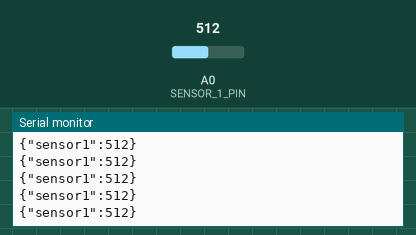
A sketch run on a simulated Arduino Uno, built with avr-gcc and run on an emulated ATmega328P. Parts: the last lines printed to the serial monitor. The inputs (shaded band) are chosen by the test bench; at power-on: A0 (SENSOR_1_PIN) = 512.

Above: at 1.2 s.
1.3 s: A0 (SENSOR_1_PIN) set to 986
At 2.4 s:
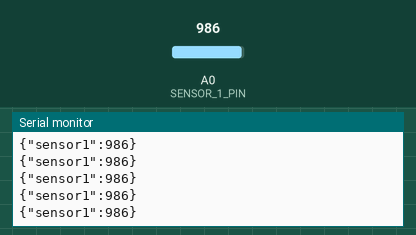
2.8 s: A0 (SENSOR_1_PIN) set to 1008
At 3.4 s:
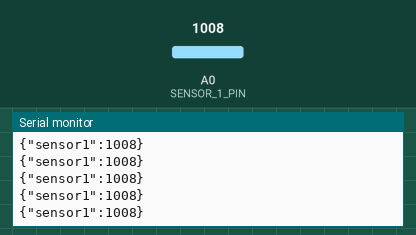
Timing chart, 0 to 5.8 s (numbered marks = the images above; inputs shaded):
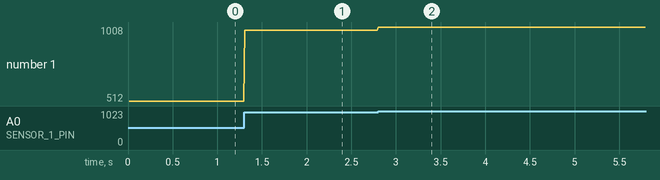

Measured:
- after the input at 1.3 s, the serial monitor: prints a new line at once (image 1)
- after the input at 2.8 s, the serial monitor: prints a new line at once (image 2)
- plotted number 1: 512 → 986 after the input at 1.3 s, 986 → 1008 after the input at 2.8 s

The sketch:

sample.ino
```cpp
#include <ArduinoJson.h>

const int SENSOR_1_PIN = A0;

const int UPDATE_INTERVAL_MS = 10;

String inputString = "";         // a String to hold incoming data

bool stringComplete = false;     // whether the string is complete

void setup() {

  Serial.begin(115200);

  while (!Serial) continue; // Wait for serial connection

  inputString.reserve(200);

}

void loop() {

  static unsigned long last_update_time = 0;

  unsigned long current_time = millis();

  if (current_time - last_update_time >= UPDATE_INTERVAL_MS) {

    last_update_time = current_time;

    int sensor1_value = analogRead(SENSOR_1_PIN);

    StaticJsonDocument<64> doc;

    doc["sensor1"] = sensor1_value;

    serializeJson(doc, Serial);

    Serial.println();

  }

  processIncomingString();

}

void processIncomingString() {

  if (stringComplete) {

    StaticJsonDocument<64> incoming_doc;

    DeserializationError error = deserializeJson(incoming_doc, inputString);

    if (!error) {

      if (incoming_doc.containsKey("command")) {

        String command = incoming_doc["command"].as<String>();

        if (command == "reset") {

          Serial.println("{'reset': 0}");

        }

      }

    }

    inputString = "";

    stringComplete = false;

  }

}

void serialEvent() {

  while (Serial.available()) {

    char inChar = (char)Serial.read();

    inputString += inChar;

    if (inChar == '\n') {

      stringComplete = true;

    }

  }

}
```
